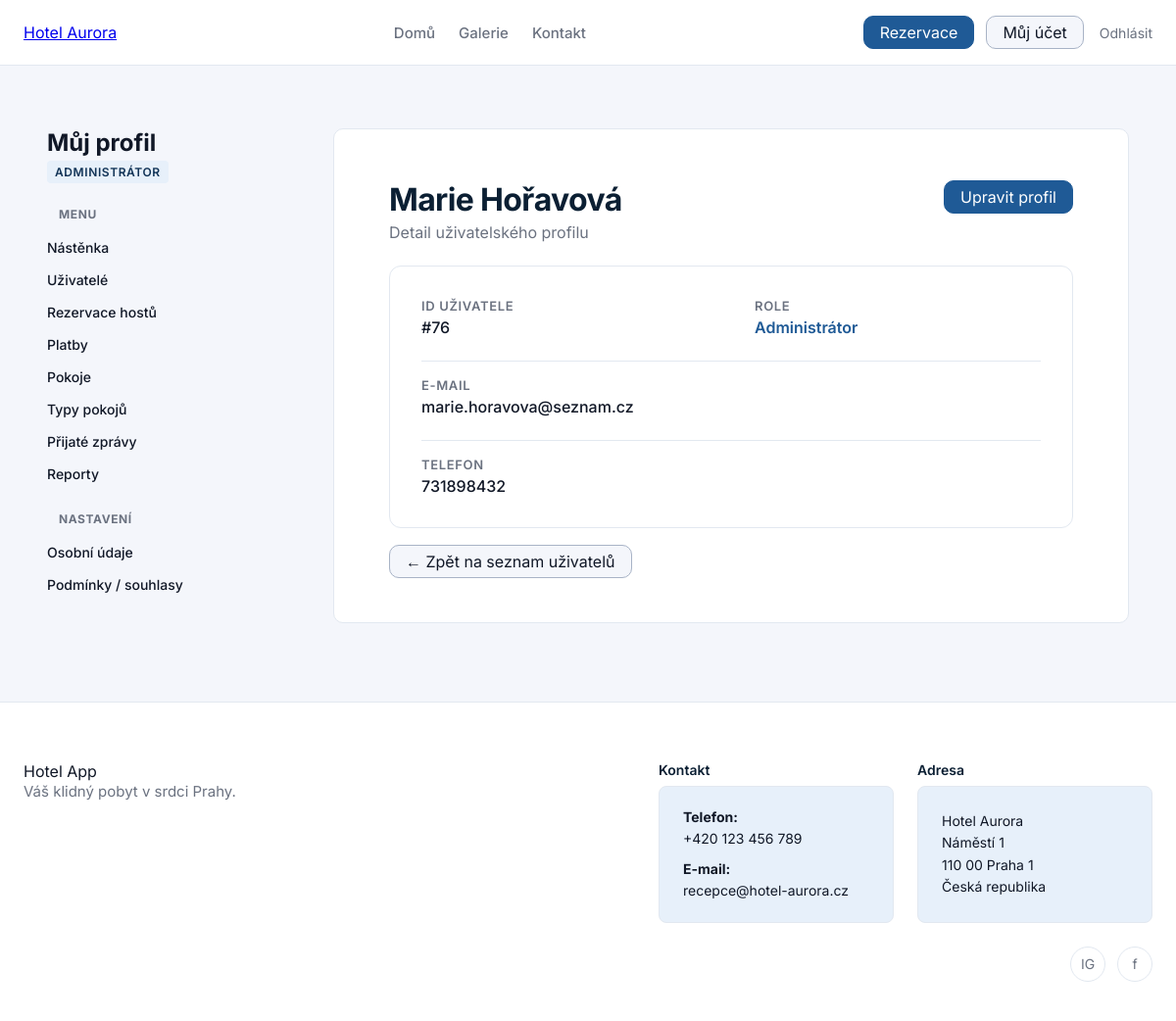
The app's page /users/76 (signed in) with its own data.
### tables this page shows
CREATE TABLE "users" (
    id            INTEGER PRIMARY KEY AUTOINCREMENT,
    email         TEXT NOT NULL UNIQUE,
    password_hash TEXT NOT NULL,
    first_name    TEXT NOT NULL,
    last_name     TEXT NOT NULL,
    phone_number  TEXT,
    role_id       INTEGER NOT NULL
        REFERENCES roles(id),
    created_at    TEXT NOT NULL DEFAULT (datetime('now'))
);

### pages/UserPage.py (the view)
@router.get("/{user_id}", name="user_detail")
async def user_detail(
    user_id: int,
    request: Request,
    user_svc: UserService = Depends(user_service),
    role_svc: RoleService = Depends(role_service),
    current_user = Depends(get_current_user),
):
    if isinstance(current_user, RedirectResponse):
        return current_user
    flags = profile_role_flags(current_user)
    user, is_owner, can_edit = _get_user_detail_for_view(user_id, current_user, user_svc)
    role_id = current_user["role_id"]
    if role_id == ROLE_CUSTOMER and not is_owner:
        raise HTTPException(status_code=403, detail="Nemáte oprávnění zobrazit tohoto uživatele")
    roles = role_svc.list_roles() if flags["is_admin"] else []
    tpl = request.app.state.templates
    return tpl.TemplateResponse(
        "users/user_detail.html",
        {
            "request": request,
            "title": f"Detail uživatele {user['email']}",
            "user": user,
            "current_user": current_user,
            "is_owner": is_owner,
            "can_edit": can_edit,
            "roles": roles,
            **flags,
        },
    )

### templates/users/user_detail.html (shortened to what this page needs)
{% extends "profile/profile_base.html" %}
{% block profile_content %}
  <div class="dashboard-header" style="display: flex; justify-content: space-between; align-items: flex-start; margin-bottom: 24px;">
    <div>
        <h1 style="margin: 0 0 4px 0;">{{ user.first_name }} {{ user.last_name }}</h1>
        <p style="color: var(--color-text-muted); margin: 0;">Detail uživatelského profilu</p>
    </div>
    {% if can_edit %}
      <a href="{{ url_for('user_edit', user_id=user.id) }}" class="btn btn-primary">
        Upravit profil
      </a>
    {% endif %}
  </div>
  <div class="detail-card">
    <div class="detail-grid">
        <div class="detail-item">
            <span class="detail-label">ID uživatele</span>
            <span class="detail-value">#{{ user.id }}</span>
        </div>
        <div class="detail-item">
            <span class="detail-label">Role</span>
            <span class="detail-value">
                {% if user.role_id == 1 %}
                    <span style="color: var(--color-primary-500); font-weight: 600;">Administrátor</span>
                {% elif user.role_id == 2 %}
                    <span>Recepční</span>
                {% else %}
                    <span>Zákazník</span>
                {% endif %}
            </span>
        </div>
        <div class="detail-item full-width">
            <span class="detail-label">E-mail</span>
            <span class="detail-value">{{ user.email }}</span>
        </div>
        <div class="detail-item full-width">
            <span class="detail-label">Telefon</span>
            <span class="detail-value">
                {% if user.phone_number %}
                    {{ user.phone_number }}
                {% else %}
                    <span style="color: var(--color-text-muted); font-style: italic;">Neuvedeno</span>
                {% endif %}
            </span>
        </div>
    </div>
  </div>
  <div style="margin-top: 24px;">
      <a href="{{ url_for('users_list') }}" class="btn btn-secondary">
        &larr; Zpět na seznam uživatelů
      </a>
  </div>
{% endblock %}

### static/styles.css (style rules this page uses)
html { height: 100%; }
* { box-sizing: border-box; font-family: "Inter", sans-serif; }
:root { --color-primary-900: #0B1F33; --color-primary-700: #123457; --color-primary-500: #1F5A96; --color-primary-100: #E7F0FA; --color-primary-white: #FFFFFF; --color-accent-500: #D4A857; --color-accent-100: #FFF5E6; --color-bg-main: #F4F6FB; --color-bg-card: #FFFFFF; --color-border-subtle: #E2E8F0; --color-text-main: #111827; --color-text-muted: #6B7280; --color-text-on-dark: #F9FAFB; --color-bg-secondary: #A8B3C6; --color-success: #16A34A; --color-warning: #F59E0B; --color-error: #DC2626; --color-info: #0EA5E9; }
body { margin: 0; background: var(--color-bg-main); color: var(--color-text-main); min-height: 100vh; display: flex; flex-direction: column; }
h1 { font-size: 32px; font-weight: 700; margin-bottom: 24px; color: var(--color-primary-900); letter-spacing: -0.02em; }
.btn { padding: 6px 16px; border-radius: 10px; text-decoration: none; border: 1px solid transparent; white-space: nowrap; cursor: pointer; }
.btn-primary { background-color: var(--color-primary-500); color: var(--color-primary-white); border-color: var(--color-primary-500); }
.btn-secondary { background-color: var(--color-bg-main); color: var(--color-text-main); border-color: var(--color-bg-secondary); }
html { scroll-behavior: smooth; }
.profile-content-card h1, .profile-content-card h2 { margin-top: 0; color: var(--color-primary-900); }
.detail-card { background: var(--color-primary-white); border: 1px solid var(--color-border-subtle); border-radius: 12px; padding: 32px; }
.detail-grid { display: grid; grid-template-columns: repeat(2, 1fr); gap: 24px 48px; }
.detail-item { display: flex; flex-direction: column; gap: 4px; }
.detail-item.full-width { grid-column: 1 / -1; border-top: 1px solid var(--color-border-subtle); padding-top: 16px; }
.detail-label { font-size: 13px; font-weight: 600; text-transform: uppercase; color: var(--color-text-muted); letter-spacing: 0.05em; }
.detail-value { font-size: 16px; color: var(--color-text-main); font-weight: 500; }

### records on screen
users: first_name "Marie", last_name "Hořavová", id "76", email "marie.horavova@seznam.cz", phone_number "731898432"
